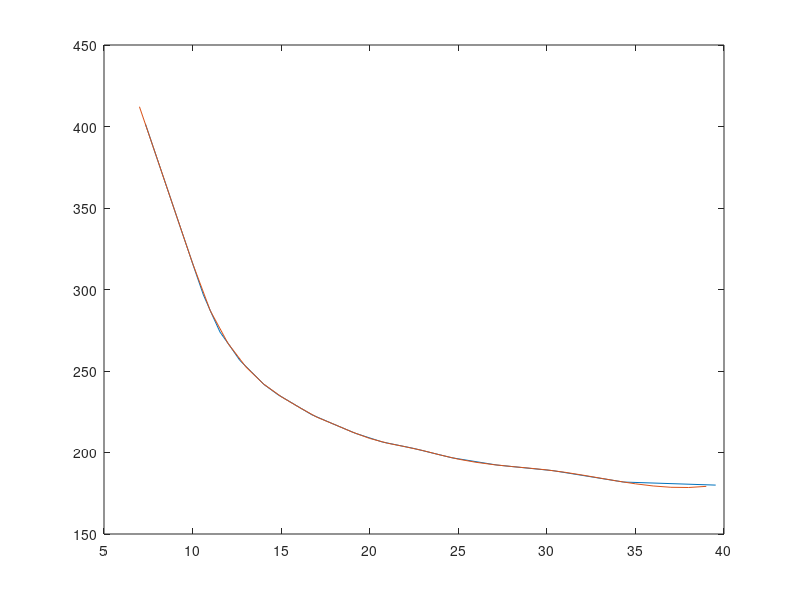

MATLAB code to generate this figure:
ff = [7.334, 7.546, 7.770, 8.009, 8.262, 8.532, 8.820, 9.128,9.459,9.815,10.198,10.612,11.062,...
      11.551,12.086,12.672,13.319,14.035,14.832,15.725,16.733,17.878,19.192,...
      20.715,22.500,24.621,27.184,30.343,34.333,39.531];
Vs = [401.667, 394.860,387.647,379.991,371.852,363.180,353.922,344.018,333.395,321.974,309.718,...
      296.674,285.486,273.841,265.695,256.477,249.490,241.711,235.390 ,229.650 ,223.162,217.795,...
       211.779,206.439,202.457,196.805,192.308,188.871,181.872,180.000 ];...
       
plot(ff,Vs)


ff1 = [ 7.,  8.,  9., 10., 11., 12., 13., 14., 15., 16., 17., 18., 19.,...
       20., 21., 22., 23., 24., 25., 26., 27., 28., 29., 30., 31., 32.,...
       33., 34., 35., 36., 37., 38., 39.];...
       
Vs1 = [412.14204978, 380.27968676, 348.13167663, 316.08782613,...
       286.98734317, 266.92653406, 252.65578538, 242.06268804,...
       234.28734409, 227.81931068, 221.74882284, 217.24722259,...
       212.62383091, 208.63504803, 205.71890985, 203.55999006,...
       201.19688192, 198.43698883, 195.91854097, 193.98669154,...
       192.53416325, 191.41266262, 190.41632857, 189.31463358,...
       187.89558799, 186.17157582, 184.30351945, 182.45499245,...
       180.78956839, 179.47082086, 178.66232344, 178.52764969,...
       179.23037321];...
hold on
plot(ff1,Vs1)

F_exp = ff1;
Vs_exp = Vs1;
Disp_curve_exp = [F_exp',Vs_exp'];

save Disp_curve_exp Disp_curve_exp